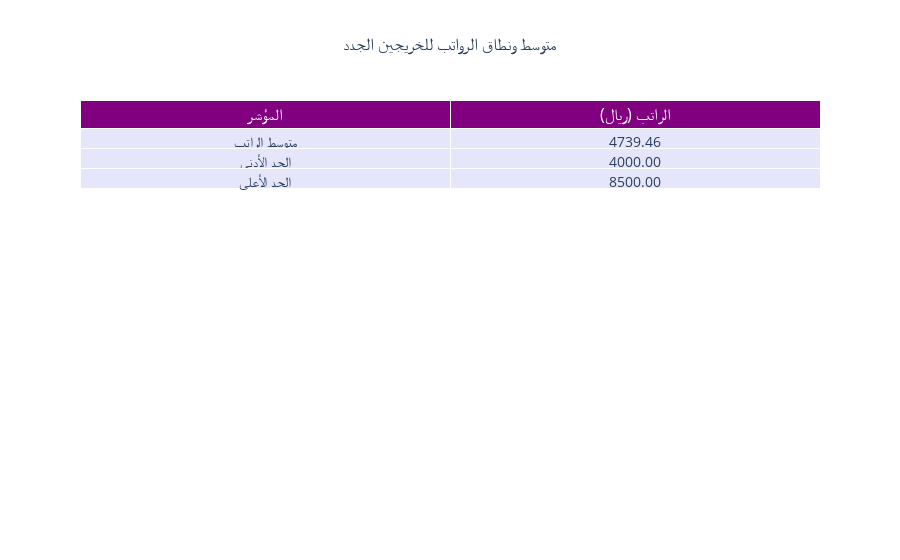

This figure's notebook cell:
### Code cell
import plotly.graph_objects as go
salary_data = {
    "المؤشر": ["متوسط الراتب", "الحد الأدنى", "الحد الأعلى"],
    "الراتب (ريال)": [f"{mean_salary:.2f}", f"{min_salary:.2f}", f"{max_salary:.2f}"]
}


salary_df = pd.DataFrame(salary_data)


fig = go.Figure(data=[go.Table(
    header=dict(values=["المؤشر", "الراتب (ريال)"],
                fill_color='purple',
                align='center',
                font=dict(color='white', size=16)),
    cells=dict(values=[salary_df["المؤشر"], salary_df["الراتب (ريال)"]],
               fill_color='lavender',
               align='center',
               font=dict(size=14)))
])

fig.update_layout(
    title="متوسط ونطاق الرواتب للخريجين الجدد",
    title_x=0.5  
)
fig.show()

### Figure 1 — Plotly figure (JSON) as saved in the notebook; plotly's stock layout.template omitted (floating-point values rounded to 4 significant figures)
{"data": [{"cells": {"align": "center", "fill": {"color": "lavender"}, "font": {"size": 14}, "values": [["متوسط الراتب", "الحد الأدنى", "الحد الأعلى"], ["4739.46", "4000.00", "8500.00"]]}, "header": {"align": "center", "fill": {"color": "purple"}, "font": {"color": "white", "size": 16}, "values": ["المؤشر", "الراتب (ريال)"]}, "type": "table"}], "layout": {"title": {"text": "متوسط ونطاق الرواتب للخريجين الجدد", "x": 0.5}}}
